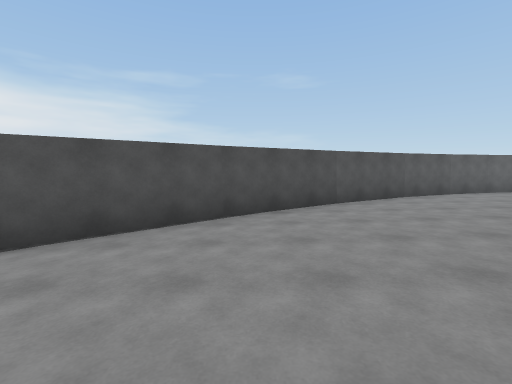
View 1 (above)

23 first-person views from a walk through a scene from a Unity 3-D project. The camera is 1.4 m above the floor, tilts 6° down and sees 90° across. The floor is counted in squares, 2 m on a side. Each view is taken from the middle of a square. On the plan, view 1 faces up. The plan holds only what a view shows up to about 9 squares ahead; the rest is blank. The place goes on beyond the plan. Surface patterns are stand-ins for the level's own textures.

View 2
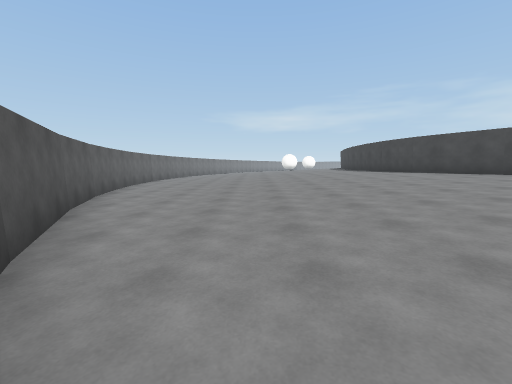

View 3
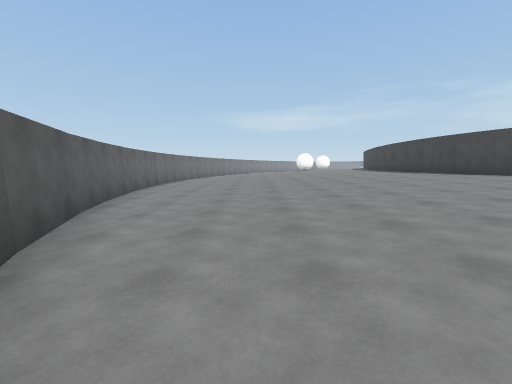

View 4
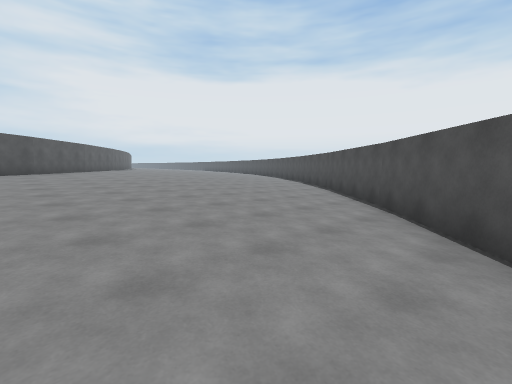

View 5
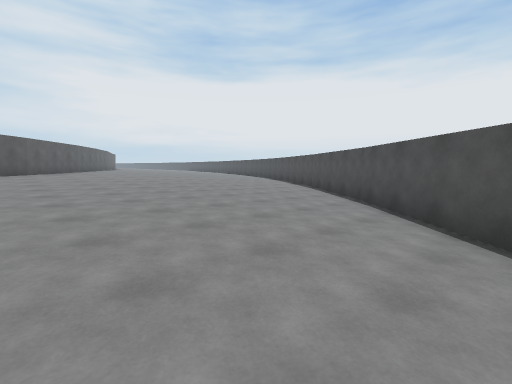

View 6
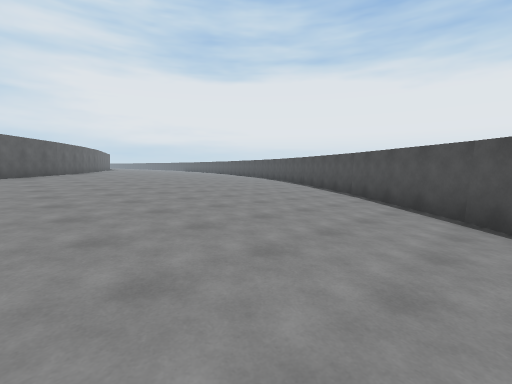

View 7
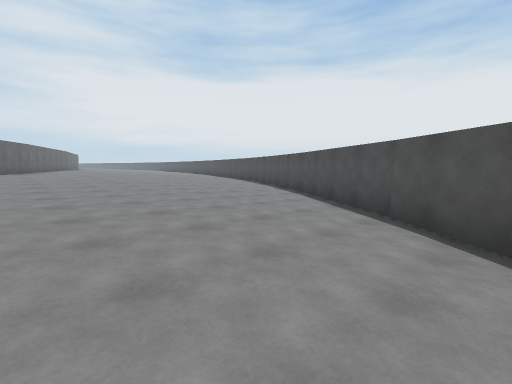

View 8
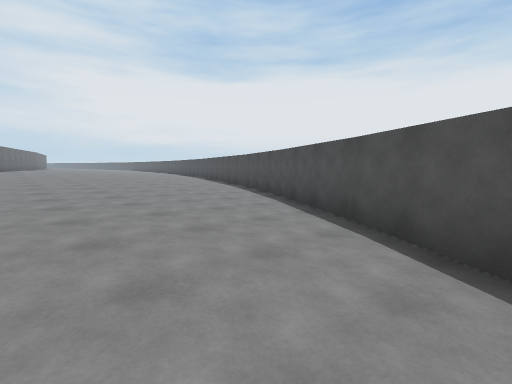

View 9
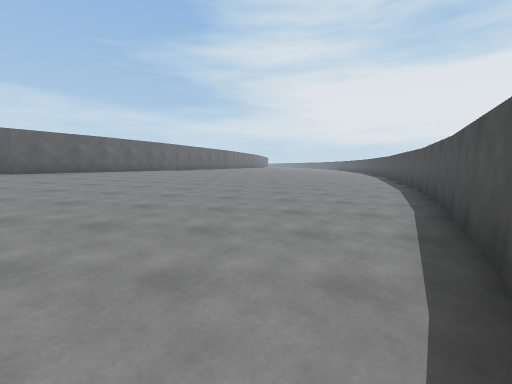

View 10
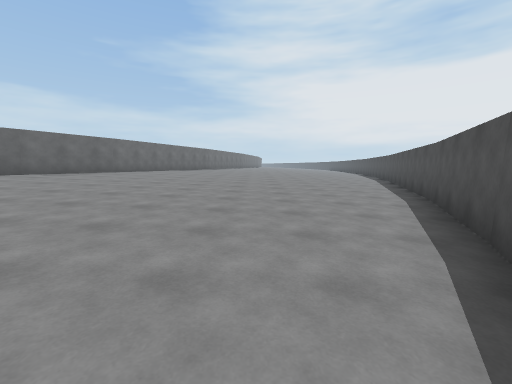

View 11
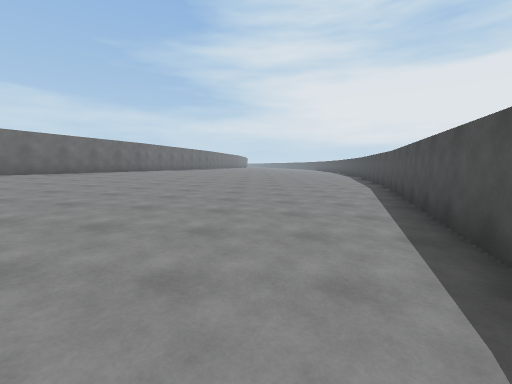

View 12
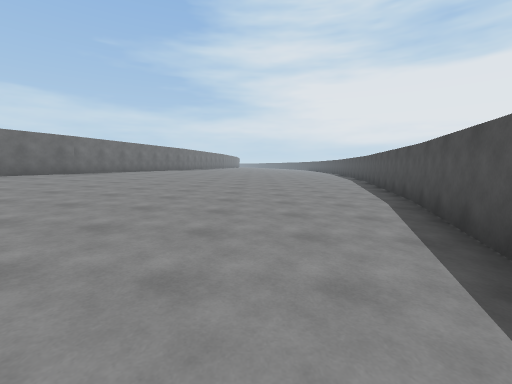

View 13
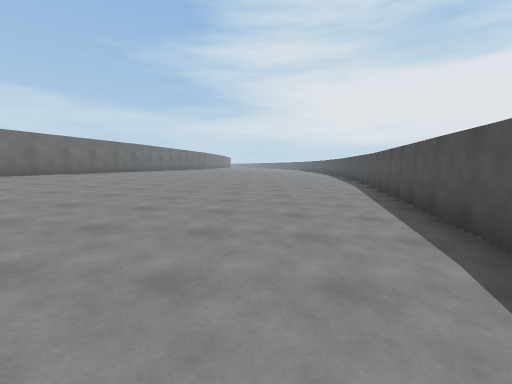

View 14
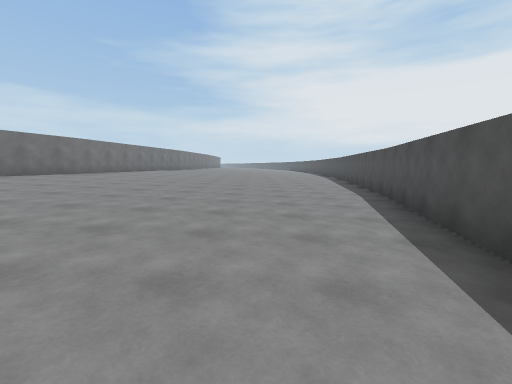

View 15
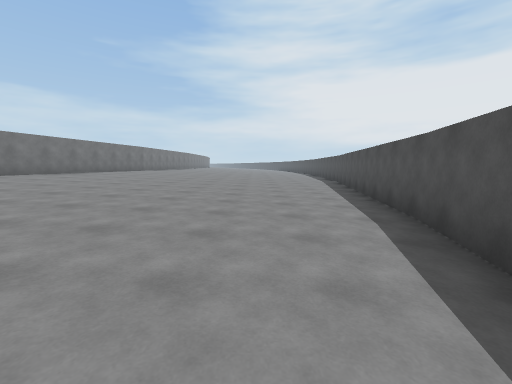

View 16
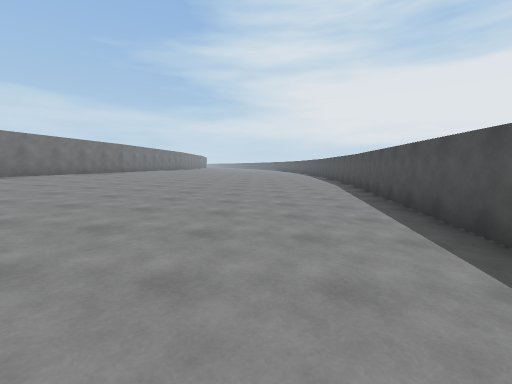

View 17
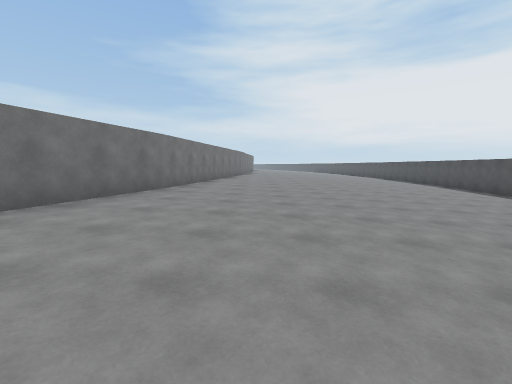

View 18
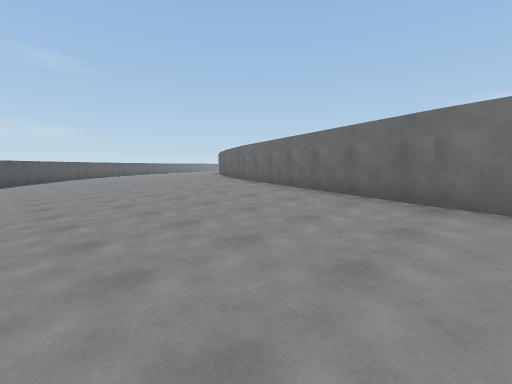

View 19
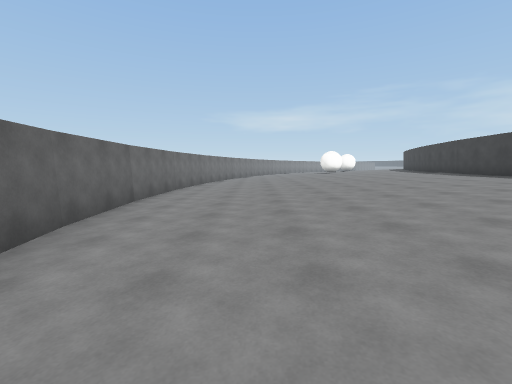

View 20
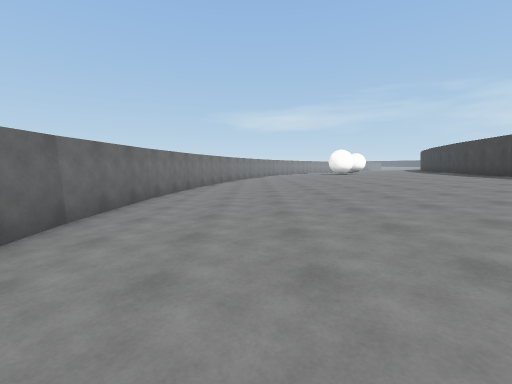

View 21
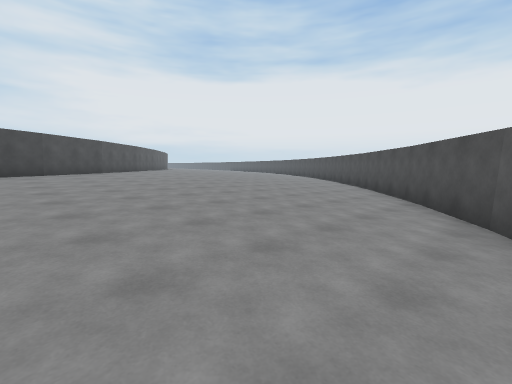

View 22
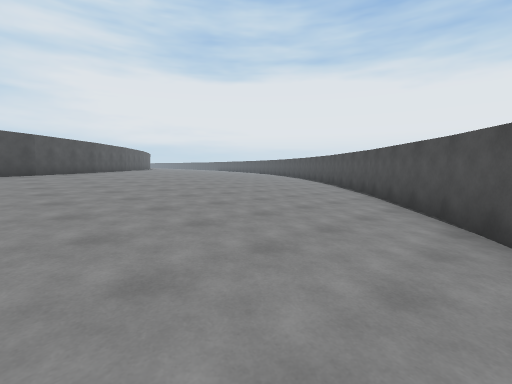

View 23
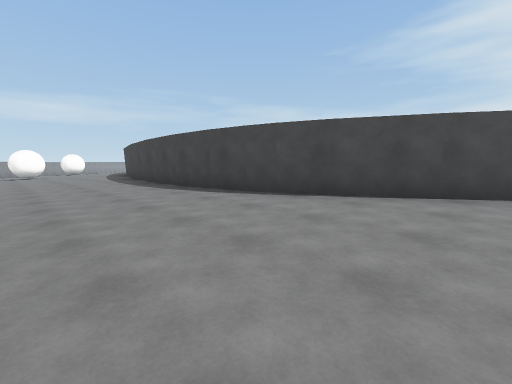

### Floor plan
Key: @ floor where view 1 was taken; # wall or solid block; . main floor; : floor 0.25 m higher than the main floor; - floor 0.25 m lower than the main floor; + floor 0.5 m higher than the main floor.
Columns run from 20 left of view 1 to 16 right of it. Each row starts with its distance up from view 1.
  9                            ##########
  8                         ####---------
  7                       ###------------
  6                     ###-------.....--
  5                    ##-----...........
  4                   ##----.............
  3                 ###---......:::::::::
  2                ##----.....:::::::::::
  1               ##----....:::::::+++:::
  0              ##----.@..::::++++++++++
 -1              #----...:::::++++#####++
 -2             ##---...::::++++###   ###
 -3            ##---...::::+++###
 -4           ##---...::::+++##
 -5           #---...::::++###
 -6          ##--...::::++##
 -7         ##---...:::++##
 -8         #---...:::+++#
 -9        ##--...:::+++##
-10        #---...:::++##
-11       ##--...:::++##
-12       #---...::+++#
-13      ##--...:::++##
-14      #---...::++##
-15      #--...:::++#
-16     ##--...::++##
-17     #---..:::++#
-18     #--...:::++#
-19    ##--...::++##
-20    #---..:::++#
-21    #--...:::++#
-22   ##--...::++##
-23   #---..:::++#
-24   #--...:::++#
-25   #--...::++##
-26  ##--...::++#
-27  #---..:::++#
-28  #--...:::++#
-29  #--...::++##
-30  #--...::++#
-31 ##--..:::++#
-32 #---..:::++#

Where each view was taken, in squares from view 1:
view 1: 0 up, 0 right, facing up
view 2: 4 up, 0 right, facing right
view 3: 5 up, 2 right, facing right
view 4: 4 up, 2 right, facing down-left
view 5: 2 up, 0 right, facing down-left
view 6: 0 up, 1 left, facing down-left
view 7: 2 down, 4 left, facing down-left
view 8: 5 down, 7 left, facing down-left
view 9: 5 down, 9 left, facing down
view 10: 7 down, 10 left, facing down
view 11: 11 down, 12 left, facing down
view 12: 14 down, 13 left, facing down
view 13: 17 down, 14 left, facing down
view 14: 20 down, 15 left, facing down
view 15: 23 down, 16 left, facing down
view 16: 25 down, 16 left, facing down
view 17: 23 down, 11 left, facing down
view 18: 23 down, 11 left, facing up-right
view 19: 6 up, 6 right, facing right
view 20: 6 up, 8 right, facing right
view 21: 6 up, 6 right, facing down-left
view 22: 5 up, 4 right, facing down-left
view 23: 2 up, 6 right, facing down-right
